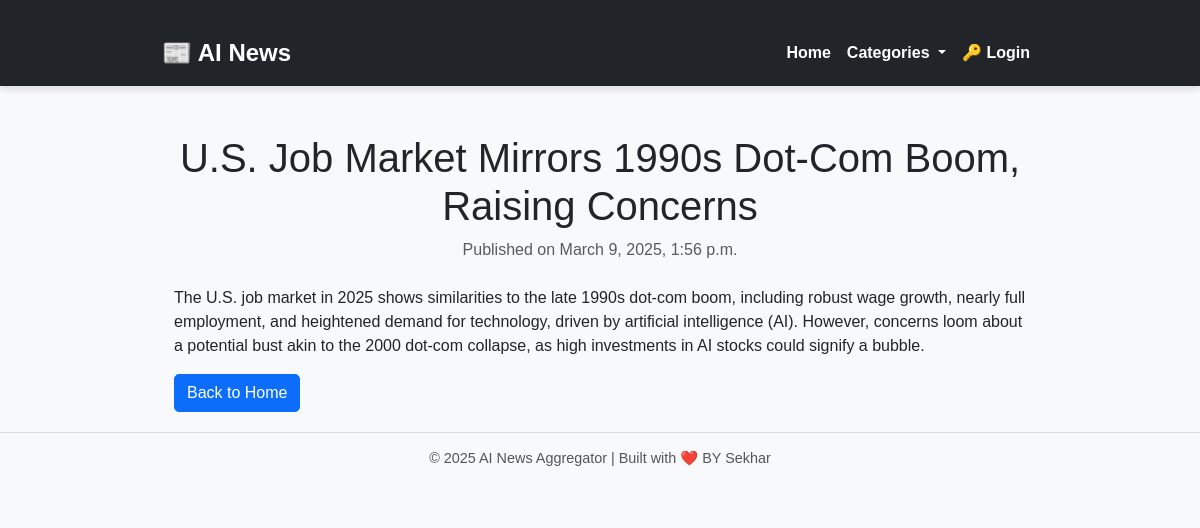
Page /read-more/16/ on the committed database.
### news/models.py (models this page shows, shortened)
class Article(models.Model):
    CATEGORY_CHOICES = [
        ('Technology', 'Technology'),
        ('Science', 'Science'),
        ('Health', 'Health'),
        ('Business', 'Business'),
        ('Sports', 'Sports'),
        ('Entertainment', 'Entertainment'),
    ]
    title = models.CharField(max_length=255)
    content = models.TextField()
    category = models.CharField(max_length=100, choices=CATEGORY_CHOICES, default='Technology')
    sentiment = models.CharField(max_length=50, null=True, blank=True)
    source_url = models.URLField()
    published_at = models.DateTimeField(auto_now_add=True)
    author = models.ForeignKey(User, on_delete=models.CASCADE, null=True, blank=True)  # Link to user
    image = models.ImageField(upload_to='article_images/', max_length=255, null=True, blank=True)

### news/views.py (the view)
# urls.py: path('read-more/<int:article_id>/', read_more, name='read_more'),
def read_more(request, article_id):
    article = get_object_or_404(Article, id=article_id)
    return render(request, 'read_more.html', {'article': article})

### news/templates/read_more.html (shortened to what this page needs)
{% extends 'base.html' %}
{% block content %}
<div class="container mt-5">
    <h1 class="text-center">{{ article.title }}</h1>
    <p class="text-muted text-center">Published on {{ article.published_at }}</p>
    <div class="mt-4">
        <p>{{ article.content }}</p>
    </div>
    <a href="{% url 'home' %}" class="btn btn-primary">Back to Home</a>
</div>
{% endblock %}

### news/static/base.css (style rules this page uses)
body { font-family: 'Arial', sans-serif; background-color: #f8f9fa; margin: 0; padding: 0; }
.container { max-width: 900px; margin-top: 20px; }
.btn { border-radius: 5px; transition: all 0.3s ease-in-out; }

### rows in the picture
Article: title "U.S. Job Market Mirrors 1990s Dot-Com Boom, Raising Concerns", published_at "March 9, 2025, 1:56 p.m.", content "The U.S. job market in 2025 shows similarities to the late 1990s dot-com boom, including robust wage growth, nearly full employment, and heightened demand for technology, driven by artificial intelligence (AI). However, concerns loom about a potential bust akin to the 2000 dot-com collapse, as high investments in AI stocks could signify a bubble."
